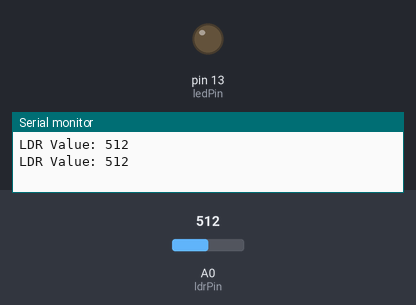
A sketch run on a simulated Arduino Uno, built with avr-gcc and run on an emulated ATmega328P. Shown: output pins drawn as LEDs (lit = HIGH), the last lines printed to the serial monitor. The inputs (shaded band) are chosen by the test bench; at power-on: A0 (ldrPin) = 512.

Above: at 1.8 s.
1.9 s: A0 (ldrPin) set to 309
3.4 s: A0 (ldrPin) set to 288
At 4.9 s:
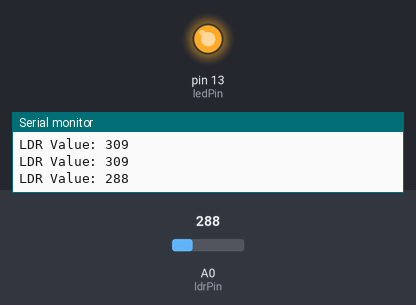
5.5 s: A0 (ldrPin) set to 306
At 6.4 s:
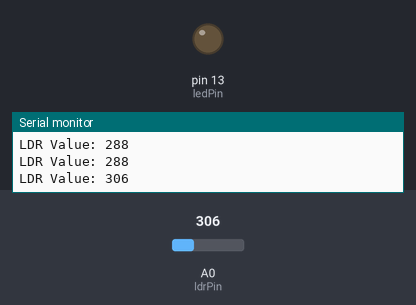
7.5 s: A0 (ldrPin) set to 290
At 9.2 s:
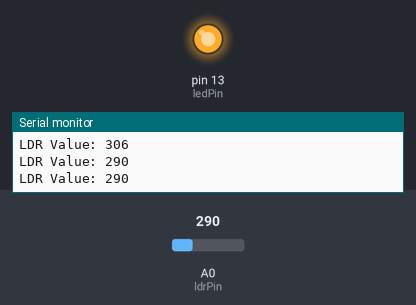
Timing chart, 0 to 10.5 s (numbered marks = the images above; inputs shaded):
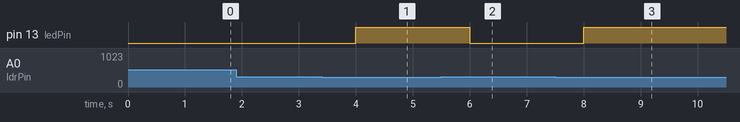

The sketch:

1.ino
```cpp
// Define the pin for the LDR
const int ldrPin = A0; // Analog pin for LDR

// Define the pin for the LED
const int ledPin = 13; // Built-in LED on most Arduino boards

void setup() {
  Serial.begin(9600); // Initialize serial communication
  pinMode(ldrPin, INPUT);
  pinMode(ledPin, OUTPUT);
}

void loop() {
  // Read the LDR value
  int ldrValue = analogRead(ldrPin);

  // Print the LDR value to the serial monitor
  Serial.print("LDR Value: ");
  Serial.println(ldrValue);

  // If the LDR value is less than 300, light up the LED
  if (ldrValue < 300) {
    digitalWrite(ledPin, HIGH); // Turn on the LED
  } else {
    digitalWrite(ledPin, LOW); // Turn off the LED
  }

  delay(1000); // Adjust the delay according to your needs
}
```

Measured:
- the behaviour switches between 300 and 299 on A0 (ldrPin) (found by bisection; images 0 and 1)
- after the input at 3.4 s, pin 13 (ledPin): LOW → HIGH after 0.60 s
- after the input at 5.5 s, pin 13 (ledPin): HIGH → LOW after 0.50 s
- after the input at 7.5 s, pin 13 (ledPin): LOW → HIGH after 0.50 s
